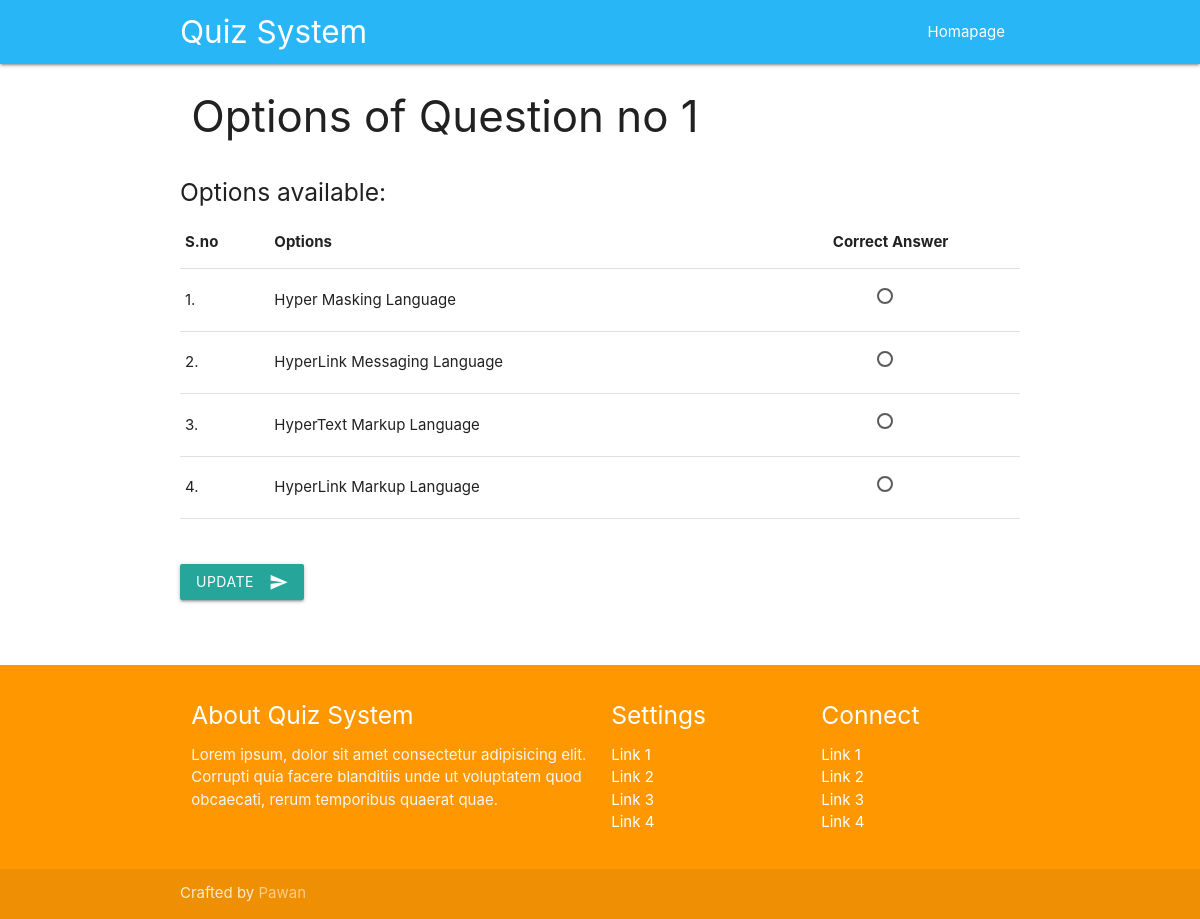
The page /admin/options.php?id=1 on the database its author committed.
### tables this page shows
CREATE TABLE `answers` (
  `answer_id` int(11) NOT NULL,
  `answer` varchar(255) NOT NULL,
  `q_id` int(5) NOT NULL
);

### includes/functions.php (called while the page is built, shortened)
<?php
require_once "connect.php";
function publishAllOptionsOfQuestion($q_id) {
  global $connection;
  $sql = "SELECT * FROM answers WHERE q_id = $q_id";
  $result = mysqli_query($connection, $sql);
  if (mysqli_num_rows($result) > 0) {
    return $result;
  } else {
    echo "Data Fetch failed";
  }
}

### admin/options.php (the view, shortened to what this page needs)
<?php include_once "includes/header.php"; ?>
<?php include_once "../includes/functions.php"; ?>
<div class="container">
  <div class="row">
    <div class="col s8">
      <h3>Options of Question no <?= $_GET['id']; ?></h3>
    </div>
  </div>
  <div class="row">
    <h5>Options available:</h5>
    <table class="responsive-table highlight">
      <thead>
        <tr>
          <th>S.no</th>
          <th>Options</th>
          <th class="center">Correct Answer</th>
        </tr>
      </thead>
      <tbody>
        <form action="includes/updateAnswer.php" method="post">
          <?php
          $result = publishAllOptionsOfQuestion($_GET['id']);
          $i = 1;
          while ($record = mysqli_fetch_assoc($result)) : ?>
            <tr>
              <td><?= $i; ?>.</td>
              <td><?= $record['answer']; ?></td>
              <td class="center">
                <label>
                  <span></span>
                </label>
              </td>
            </tr>
          <?php $i++;
          endwhile; ?>
      </tbody>
    </table>
    <br><br>
    <button class="btn waves-effect waves-light" type="submit" name="updateAns">Update
      <i class="material-icons right">send</i>
    </button>
  </div>
  <br><br>
</div>
<?php include_once "includes/footer.php"; ?>

### asset/css/style.css (style rules this page uses)
body { display: flex; min-height: 100vh; flex-direction: column; }

### rows shown on the page
answers: answer "Hyper Masking Language"
answers: answer "HyperLink Messaging Language"
answers: answer "HyperText Markup Language"
answers: answer "HyperLink Markup Language"

### other values the page prints
$_GET['id'] "1"
